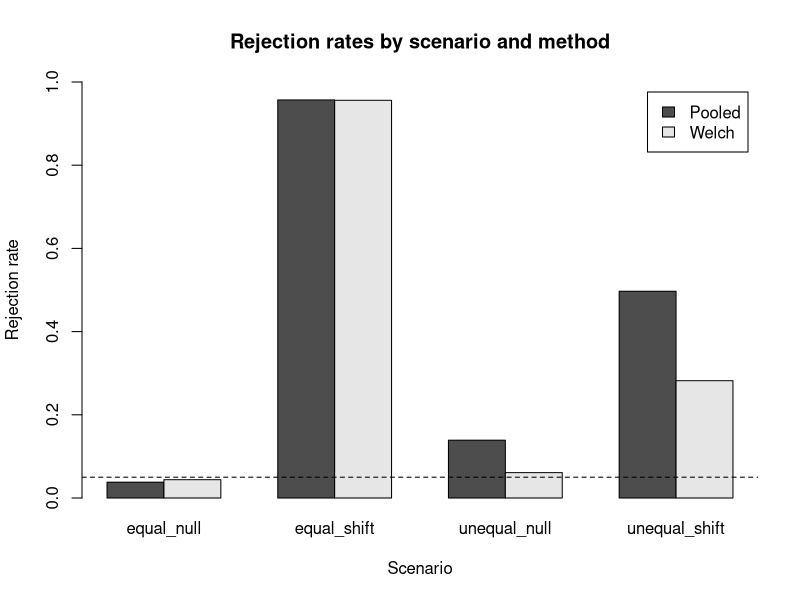

The R script that drew this image:
# Homework 2
# Due October 11
# Run this entire script from top to bottom in a fresh R session

packages <- c("dplyr", "tidyr", "tibble", "readr", "stringr", "forcats", "purrr")
missing_packages <- packages[!vapply(packages, requireNamespace, logical(1), quietly = TRUE)]
if (length(missing_packages) > 0) install.packages(missing_packages)

library(dplyr); library(tidyr); library(tibble)
library(readr); library(stringr); library(forcats); library(purrr)

# Problem 1 setup
sales_raw <- tibble(
  sale_id = 1:8,
  customer_id = c("C1", "C2", "C1", "C3", "C2", "C4", "C5", "C2"),
  item_raw = c(" Pen", "PEN ", "Notebook", " pen ",
               "FOLDER", "Folder ", " ERASER ", "pen"),
  amount_raw = c("$10.00", "$20.00", NA, "$15.00",
                 "$30.00", "$25.00", NA, "$20.00"),
  discount_raw = c("0%", "10%", "5%", "0%", "20%", "10%", "0%", "0%"),
  code_raw = c("ST-101", "ON-102", "ST-103", "ON-104",
               "bad", "ST-106", "ON-107X", "on-108"),
  tags = c("gift;urgent", "online", "gift", "member",
           "online;member", "gift", "member", "gift;member")
)

# Problem 1 Part A
sales_clean <- sales_raw %>%
  mutate(
    item_clean = str_to_lower(str_squish(item_raw)),
    amount = parse_number(amount_raw),
    discount_rate = parse_number(discount_raw) / 100,
    net_amount = amount * (1 - discount_rate),
    size = case_when(
      is.na(net_amount) ~ "unrecorded",
      net_amount >= 20 ~ "large",
      TRUE ~ "small"
    )
  )

print(sales_clean %>%
        select(sale_id, item_clean, amount, discount_rate, net_amount, size))
# All eight rows remain and the original columns are preserved
# Missing amounts stay missing after applying discounts
# Large sales have net amounts of at least 20

# Problem 1 Part B
sales_codes <- sales_clean %>%
  mutate(
    code_clean = str_to_upper(str_trim(code_raw)),
    valid_code = str_detect(code_clean, "^(ST|ON)-[0-9]{3}$")
  )

invalid_codes <- sales_codes %>%
  filter(!valid_code) %>%
  select(sale_id, code_raw, code_clean)
print(invalid_codes)
# Invalid sale IDs are 5 and 7
# Sale 8 becomes valid after converting on-108 to uppercase

valid_code_parts <- sales_codes %>%
  filter(valid_code) %>%
  select(sale_id, code_clean) %>%
  separate_wider_delim(code_clean, delim = "-", names = c("channel", "number"),
                       cols_remove = FALSE) %>%
  select(sale_id, code_clean, channel, number)
print(valid_code_parts)

sale_tags <- sales_clean %>%
  select(sale_id, tags) %>%
  separate_longer_delim(tags, delim = ";")
print(sale_tags)
# separate_wider_delim splits a string across new columns while separate_longer_delim splits its entries into new rows

# Problem 1 Part C
customer_summary <- sales_clean %>%
  summarise(
    sales_n = n(),
    known_n = sum(!is.na(net_amount)),
    large_n = sum(!is.na(net_amount) & net_amount >= 20),
    large_share = if (sum(!is.na(net_amount)) == 0) NA_real_ else
      sum(!is.na(net_amount) & net_amount >= 20) / sum(!is.na(net_amount)),
    .by = customer_id
  ) %>%
  arrange(customer_id)
print(customer_summary)
# Expected large shares are C1 0, C2 2/3, C3 0, C4 1, C5 NA
# For C1 the numerator is zero known large sales and the denominator is one known sale
# C1 has a second sale but its net amount is missing so it is excluded from the denominator

sales_factors <- sales_clean %>%
  mutate(
    item_factor = fct_infreq(factor(item_clean)),
    item_group = fct_lump_n(factor(item_clean), n = 2, other_level = "Other")
  )
print(levels(sales_factors$item_factor))
print(count(sales_factors, item_factor, .drop = FALSE))
print(levels(sales_factors$item_group))
print(count(sales_factors, item_group, .drop = FALSE))
# Item counts are pen 4, folder 2, notebook 1, eraser 1
# Changing factor order rearranges categories without changing membership
# Lumped categories combine less common items into Other
# Pen and folder remain separate while notebook and eraser become Other

# Problem 2 setup
reports_raw <- tibble(
  form = c("A", "A", "A", "B", "B", "B"),
  line = c(1, 2, 3, 1, 2, 3),
  customer_id = c("C1", NA, "C2", "C3", NA, "C4"),
  round = c(1, 3, 1, 1, 2, 1),
  primary_amount = c(10, -999, 20, NA, 0, 30),
  backup_amount = c(NA, 15, 25, NA, 99, NA)
)

customers <- tibble(
  customer_id = c("C1", "C2", "C3", "C5"),
  region = c("North", "South", NA, "West")
)

# Problem 2 Part A
reports_labeled <- reports_raw %>%
  arrange(form, line) %>%
  group_by(form) %>%
  fill(customer_id, .direction = "down") %>%
  ungroup()
print(reports_labeled)

reports_clean <- reports_labeled %>%
  mutate(
    primary_clean = na_if(primary_amount, -999),
    amount = coalesce(primary_clean, backup_amount)
  )
print(reports_clean %>%
        select(form, line, customer_id, round, primary_amount, backup_amount, amount))
# coalesce selects the first nonmissing value
# A recorded primary zero is a real value so the backup of 99 is not used

reports_complete <- reports_clean %>%
  select(customer_id, round, amount) %>%
  mutate(recorded_row = TRUE) %>%
  complete(customer_id, round = 1:3, fill = list(recorded_row = FALSE)) %>%
  arrange(customer_id, round)
print(reports_complete)

original_rows <- nrow(reports_clean)
added_rows <- nrow(reports_complete) - original_rows
missing_before <- sum(is.na(reports_clean$amount))
missing_after <- sum(is.na(reports_complete$amount))
print(tibble(original_rows, added_rows, missing_before, missing_after))
# Expected counts are 6 original rows, 6 added rows, 1 missing before and 7 missing after
# Explicit missing value is customer C3 in round 1
# Implicit missing row is customer C2 in round 2 before completion
# Missing reports are not treated as zero amounts

# Problem 2 Part B
customer_id_check <- tibble(
  duplicate_ids = anyDuplicated(customers$customer_id) > 0,
  missing_ids = anyNA(customers$customer_id)
)
print(customer_id_check)
# Both results are FALSE

duplicate_customer_rounds <- reports_clean %>%
  count(customer_id, round, name = "row_count") %>%
  filter(row_count > 1)
print(duplicate_customer_rounds)
# No customer and round combination occurs more than once

customers_marked <- customers %>% mutate(customer_found = TRUE)
reports_joined <- reports_clean %>%
  left_join(
    customers_marked,
    by = join_by(customer_id),
    relationship = "many-to-one",
    na_matches = "never"
  ) %>%
  mutate(customer_found = coalesce(customer_found, FALSE))
print(reports_joined %>%
        select(customer_id, round, amount, region, customer_found))

only_in_reports <- reports_clean %>%
  distinct(customer_id) %>%
  anti_join(customers %>% distinct(customer_id),
            by = join_by(customer_id), na_matches = "never")
only_in_customers <- customers %>%
  distinct(customer_id) %>%
  anti_join(reports_clean %>% distinct(customer_id),
            by = join_by(customer_id), na_matches = "never")
print(only_in_reports)
print(only_in_customers)
# C4 appears only in reports and C5 appears only in customers
# C3 has customer_found TRUE even though its region is missing
# C4 has customer_found FALSE because it has no customer metadata record
# Therefore missing region alone cannot distinguish unknown region from unmatched ID

# Problem 2 Part C
# IMPORTANT the PDF references customers_bad but never defines it
# The following labeled example duplicates C2 with a conflicting region of East
# Replace this example if your instructor provides an official customers_bad setup
customers_bad <- bind_rows(
  customers,
  tibble(customer_id = "C2", region = "East")
)

reports_duplicated <- reports_clean %>%
  left_join(
    customers_bad,
    by = join_by(customer_id),
    relationship = "many-to-many",
    na_matches = "never"
  )

join_comparison <- tibble(
  stage = c("Before join", "After join"),
  rows = c(nrow(reports_clean), nrow(reports_duplicated)),
  total_amount = c(sum(reports_clean$amount, na.rm = TRUE),
                   sum(reports_duplicated$amount, na.rm = TRUE))
)
print(join_comparison)

repeated_reports <- reports_duplicated %>%
  count(customer_id, round, name = "row_count") %>%
  filter(row_count > 1)
print(repeated_reports)
# Under the explicitly labeled example the C2 round 1 report is repeated
# The join changes 6 rows to 7 and changes the amount total from 75 to 95
# The added 20 is a duplicate of an existing report rather than a new sale
# With relationship many-to-one the join would error because C2 matches twice
# Allowing many-to-many suppresses the relationship error but does not resolve conflicting regions

reports_wide <- reports_complete %>%
  select(customer_id, round, amount) %>%
  pivot_wider(names_from = round, values_from = amount, names_prefix = "round_") %>%
  select(customer_id, round_1, round_2, round_3)
print(reports_wide)

long_nonmissing <- reports_wide %>%
  pivot_longer(
    cols = starts_with("round_"),
    names_to = "round",
    names_prefix = "round_",
    values_to = "amount",
    values_drop_na = TRUE
  ) %>%
  mutate(round = as.integer(round))
print(long_nonmissing)
print(nrow(long_nonmissing))
# The long table keeps 5 rows with known amounts
# Dropping NA omits both previously recorded unknown amounts and unrecorded rounds
# Removing missing entries cannot recover the values that were never known

# Problem 3 Part A
# Independent two sided samples from normal populations
# H0 means are equal and HA means differ

two_sample_t <- function(x, y, equal_var = FALSE, alpha = 0.05) {
  nx <- length(x)
  ny <- length(y)
  mean_x <- mean(x)
  mean_y <- mean(y)
  var_x <- var(x)
  var_y <- var(y)

  if (equal_var) {
    pooled_variance <- ((nx - 1) * var_x + (ny - 1) * var_y) / (nx + ny - 2)
    se <- sqrt(pooled_variance * (1 / nx + 1 / ny))
    df <- nx + ny - 2
    method <- "Pooled"
  } else {
    a <- var_x / nx
    b <- var_y / ny
    se <- sqrt(a + b)
    df <- (a + b)^2 / (a^2 / (nx - 1) + b^2 / (ny - 1))
    method <- "Welch"
  }

  t_stat <- (mean_x - mean_y) / se
  p_value <- 2 * pt(abs(t_stat), df = df, lower.tail = FALSE)
  reject <- p_value < alpha
  list(method = method, t_stat = t_stat, df = df,
       p_value = p_value, reject = reject)
}

x_check <- c(12, 15, 14, 10, 13)
y_check <- c(9, 11, 8, 10, 7, 12, 9, 8)

welch_result <- two_sample_t(x_check, y_check)
pooled_result <- two_sample_t(x_check, y_check, equal_var = TRUE)
print(welch_result)
print(pooled_result)

welch_reference <- t.test(x_check, y_check, var.equal = FALSE)
pooled_reference <- t.test(x_check, y_check, var.equal = TRUE)
print(welch_reference)
print(pooled_reference)

verification <- tibble(
  method = c("Welch", "Pooled"),
  t_difference = c(abs(welch_result$t_stat - unname(welch_reference$statistic)),
                   abs(pooled_result$t_stat - unname(pooled_reference$statistic))),
  df_difference = c(abs(welch_result$df - unname(welch_reference$parameter)),
                    abs(pooled_result$df - unname(pooled_reference$parameter))),
  p_difference = c(abs(welch_result$p_value - welch_reference$p.value),
                   abs(pooled_result$p_value - pooled_reference$p.value))
) %>%
  mutate(
    t_within_1e8 = t_difference < 1e-8,
    df_within_1e8 = df_difference < 1e-8,
    p_within_1e8 = p_difference < 1e-8
  )
print(verification, width = Inf)
# Both methods should agree with their corresponding t test within 1e-8
# Welch estimates degrees of freedom while the pooled method uses nx plus ny minus 2

# Problem 3 Part B
B <- 1000
n_x <- 20
n_y <- 40
alpha <- 0.05

scenarios <- data.frame(
  scenario = c("equal_null", "unequal_null",
               "equal_shift", "unequal_shift"),
  mean_x = c(0, 0, 0, 0),
  mean_y = c(0, 0, 1, 1),
  sd_x = c(1, 3, 1, 3),
  sd_y = c(1, 1, 1, 1)
)

# Seed is set exactly once immediately before simulation loops
set.seed(2026)
simulation_storage <- vector("list", nrow(scenarios) * B * 2)
row_index <- 1L

for (scenario_index in seq_len(nrow(scenarios))) {
  current <- scenarios[scenario_index, ]
  for (replicate_index in seq_len(B)) {
    x <- rnorm(n_x, mean = current$mean_x, sd = current$sd_x)
    y <- rnorm(n_y, mean = current$mean_y, sd = current$sd_y)

    for (equal_variances in c(FALSE, TRUE)) {
      test_result <- two_sample_t(x, y, equal_var = equal_variances, alpha = alpha)
      simulation_storage[[row_index]] <- tibble(
        scenario = current$scenario,
        replicate = replicate_index,
        method = test_result$method,
        t_stat = test_result$t_stat,
        df = test_result$df,
        p_value = test_result$p_value,
        reject = test_result$reject
      )
      row_index <- row_index + 1L
    }
  }
}

simulation_results <- bind_rows(simulation_storage)
print(head(simulation_results, 6))
print(nrow(simulation_results))
# Exactly 4 scenarios times 1000 repetitions times 2 methods produces 8000 rows

simulation_summary <- simulation_results %>%
  summarise(
    mean_t = mean(t_stat),
    sd_t = sd(t_stat),
    rejection_rate = mean(reject),
    .by = c(scenario, method)
  ) %>%
  arrange(scenario, method)
print(simulation_summary %>%
        mutate(across(c(mean_t, sd_t, rejection_rate), ~ round(.x, 3))),
      n = Inf)

# Comparison plot of estimated rejection rates
plot_values <- xtabs(rejection_rate ~ method + scenario, data = simulation_summary)
barplot(plot_values, beside = TRUE, ylim = c(0, 1),
        main = "Rejection rates by scenario and method",
        ylab = "Rejection rate", xlab = "Scenario", legend.text = TRUE)
abline(h = alpha, lty = 2)

# Short report limited to four sentences
# For equal_null both tests should reject near 0.05 with some Monte Carlo variation
# For unequal_null Type I error can differ from 0.05 especially for the pooled test because the smaller sample has the larger variance
# When population means differ rejection rates measure power and should generally rise compared with the corresponding null scenarios
# Higher power is not enough to prefer a test if it also inflates Type I error by rejecting too frequently when the null is true
